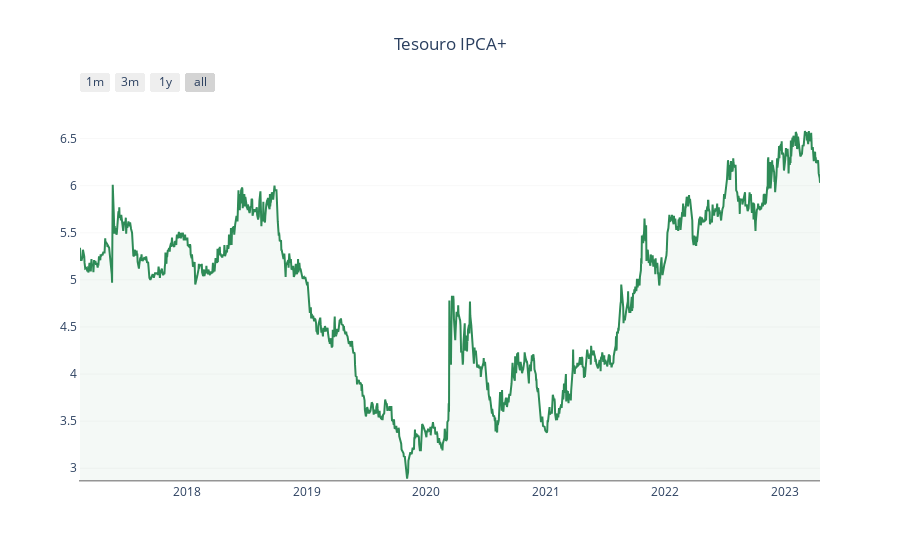

Notebook cell for this chart:
### Code cell
vencimento = '2045-05-15'
titulo = titulos.loc[(select_titulo, vencimento)]
y = titulo['PU_Compra_Manha']

fig(titulo, vencimento)

### Figure 1 — Plotly figure (JSON) as saved in the notebook; plotly's stock layout.template omitted (floating-point values rounded to 4 significant figures; data arrays with more than 128 entries replaced by an {"elided": "..."} marker saying what was removed)
{"data": [{"fillcolor": "rgba(46,139,87,0.05)", "line": {"color": "SeaGreen", "width": 2}, "mode": "lines", "name": "", "stackgroup": "one", "type": "scatter", "x": {"elided": "1537 str values"}, "y": {"elided": "1537 float values"}}], "layout": {"title": {"text": "Tesouro IPCA+", "x": 0.5}, "xaxis": {"linecolor": "rgba(105,105,105,0.7)", "linewidth": 1.4, "rangeselector": {"buttons": [{"count": 1, "label": "1m", "step": "month", "stepmode": "backward"}, {"count": 6, "label": "3m", "step": "month", "stepmode": "backward"}, {"count": 1, "label": "1y", "step": "year", "stepmode": "backward"}, {"step": "all"}]}, "rangeslider": {"visible": false}, "showgrid": false, "showline": true, "showspikes": true, "spikedash": "dot", "spikemode": "across", "spikesnap": "cursor", "spikethickness": 0.5, "title": {"text": ""}}, "yaxis": {"gridcolor": "rgba(220,220,220,0.2)", "linecolor": "white", "linewidth": 1, "range": [2.876, 6.909], "showgrid": true, "showline": true, "showspikes": false, "spikedash": "dot", "spikemode": "across", "spikesnap": "cursor", "spikethickness": 0.15, "title": {"text": ""}}}}
